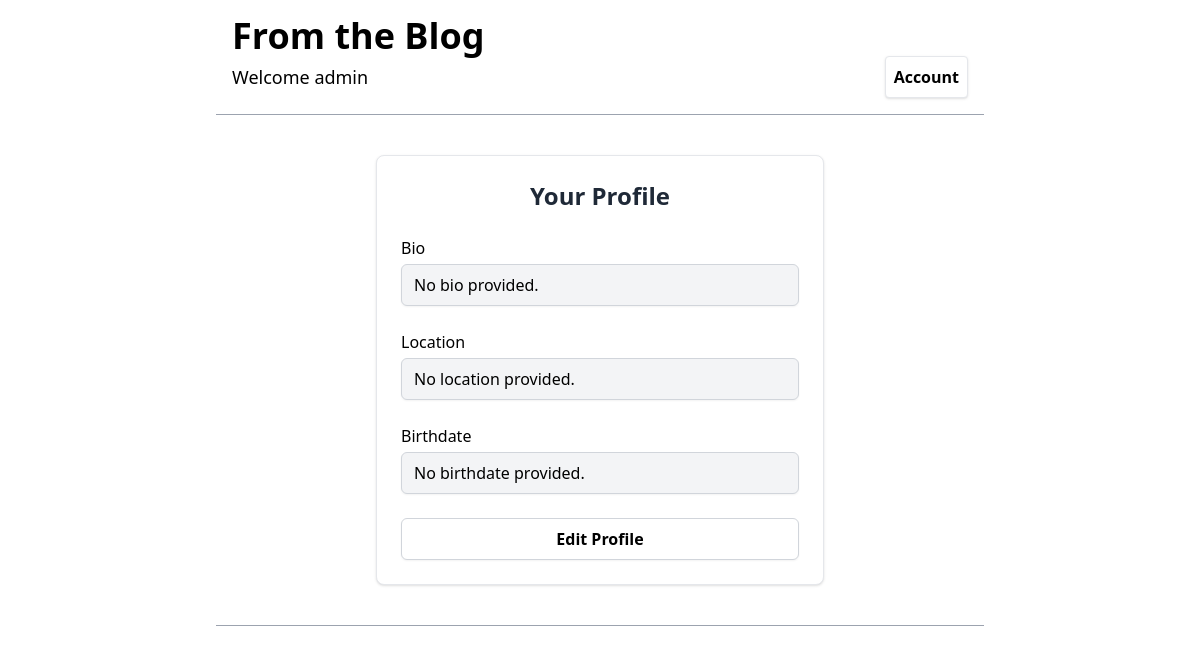
Page /account/profile/ (signed in) on the committed database.
### account/models.py (models this page shows, shortened)
class Profile(models.Model):
    user = models.OneToOneField(User, on_delete=models.CASCADE)
    bio = models.TextField(blank=True, null=True)
    location = models.CharField(max_length=100, blank=True, null=True)
    birth_date = models.DateField(blank=True, null=True)

### account/views.py (the view)
# urls.py: path('profile/',profile_view, name='profile'),
@login_required
def profile_view(request):
    user = request.user
    profile, created = Profile.objects.get_or_create(user=user)
    return render(request, 'account/profile.html', {'profile': profile})

### account/templates/account/profile.html (shortened to what this page needs)
{% extends "blog/base.html" %}
{% block content %}
  <div class="max-w-md mx-auto mt-10 p-6 bg-white border rounded-lg shadow">
    <h2 class="text-2xl font-bold text-center text-gray-800 mb-6">Your Profile</h2>
    <div class="space-y-6">
      <div class="mb-4">
          <label for="bio" class="block mb-1">Bio</label>
          <p id="bio" class="mt-1 block w-full px-3 py-2 border border-gray-300 rounded-md shadow-sm bg-gray-100">
            {{ profile.bio|default:"No bio provided." }}
          </p>
      </div>
      <div class="mb-4">
          <label for="location" class="block mb-1">Location</label>
          <p id="location" class="mt-1 block w-full px-3 py-2 border border-gray-300 rounded-md shadow-sm bg-gray-100">
            {{ profile.location|default:"No location provided." }}
          </p>
      </div>
      <div class="mb-4">
          <label for="birthdate" class="block mb-1">Birthdate</label>
          <p id="birthdate" class="mt-1 block w-full px-3 py-2 border border-gray-300 rounded-md shadow-sm bg-gray-100">
            {{ profile.birth_date|default:"No birthdate provided." }}
          </p>
      </div>
    <a href="{% url 'account:profile-edit' %}"
       class="block w-full px-3 py-2 border border-gray-300 rounded-md shadow-sm bg-white text-black font-bold text-center hover:bg-gray-700 hover:text-white transition">
       Edit Profile
    </a>
    </div>
  </div>
{% endblock %}

### blogapp/templates/blog/base.html (shortened to what this page needs)
<!DOCTYPE html>
<html lang="en">
<head>
    <script src="https://cdn.tailwindcss.com"></script>
</head>
<body class="bg-white">
    {% if user.is_authenticated %}
    <div class="max-w-3xl mx-auto px-4 pt-4 text-center">
        <h1 class="text-4xl font-bold text-left mb-">From the Blog</h1>
        <div class ="flex justify-between items-center">
            <p class="text-lg text-left">Welcome {{ user.username }}</p>
            <a href="{% url 'account:login' %}" class= "bg-white py-2 px-2  text-black font-bold border rounded shadow hover:bg-gray-700 hover:text-white transition">Account</a>
        </div>
    </div>
    {% endif %}
    <div class="max-w-3xl mx-auto  pb-10 mt-4 mb-4 border-y border-gray-400">
        {% block content %}{% endblock %}
    </div>
</body>
</html>

### rows in the picture
Profile: bio "No bio provided.", location "No location provided.", birth_date "No birthdate provided."

### other values in the picture
{{ user.username }} "admin"
